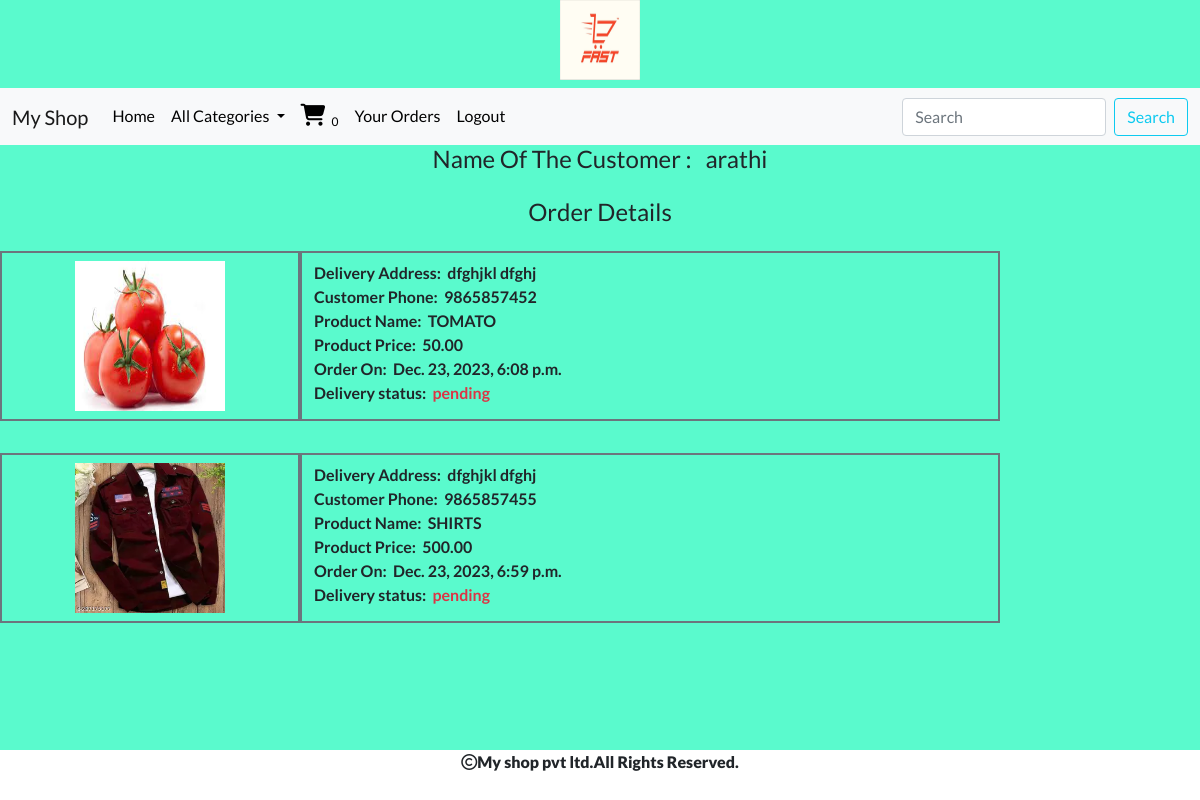
/cart/orderview/ (signed in), run on the app's committed database.
### cart/models.py (models this page shows, shortened)
class order(models.Model):
    product=models.ForeignKey(Product,on_delete=models.CASCADE)
    user=models.ForeignKey(User,on_delete=models.CASCADE)
    no_of_items=models.IntegerField()
    address=models.TextField()
    phone=models.CharField(max_length=30)
    order_status=models.CharField(max_length=10,default="pending")
    delivery_status=models.CharField(max_length=10,default="pending")
    date_ordered=models.DateTimeField(auto_now_add=True)

### shop/models.py (models this page shows, shortened)
class Product(models.Model):
    name = models.CharField(max_length=200)
    desc = models.TextField()
    images = models.ImageField(upload_to="shop/products", blank=True, null=True)
    price=models.DecimalField(max_digits=10,decimal_places=2)
    category=models.ForeignKey(Category,on_delete=models.CASCADE)
    stock=models.IntegerField()
    available=models.BooleanField(default=True)
    created=models.DateTimeField(auto_now_add=True)
    updated=models.DateTimeField(auto_now=True)

### cart/views.py (the view)
# urls.py: path('orderview/',views.orderview,name="orderview"),
def orderview(request):
    u=request.user
    o=order.objects.filter(user=u)
    return render(request,'orderview.html',{'o':o})

### cart/context_processors.py (called while the page is built)
def product_count(request):
    item_count=0
    if request.user.is_authenticated:
        u=request.user
        try:
            cart=cartmodel.objects.filter(user=u)
            for i in cart:
                item_count=item_count+i.quantity
        except:
            item_count=0
    return {'count':item_count}

### shop/context_processors.py (called while the page is built)
def menu_links(request):
    c=Category.objects.all()
    return {'links':c}

### templates/orderview.html
{% extends 'base.html' %}
{% load static %}
{% block content %}
<h4 class="text-center"> Name Of The Customer : &nbsp;&nbsp;{{user.username}}</h4>
<div class="container-fluid mt-4" >
    <div class="row">
        <h4 class="text-center">Order Details</h4>
        {% for i in o %}
<div class="col-sm-3 my-3 py-2 border border-2 border-secondary">
  <center><img src="{{i.product.images.url}}"height="150px" width="150px"></center></div>
  <div class="col-sm-7 my-3 me-5 py-2 border border-2 border-secondary">
    <b>Delivery Address:&nbsp;&nbsp;{{i.address}}</b><br>
      <b>Customer Phone:&nbsp;&nbsp;{{i.phone}}</b><br>
    <b>Product Name:&nbsp;&nbsp;{{i.product.name}}</b><br>
      <b>Product Price:&nbsp;&nbsp;{{i.product.price}}</b><br>
      <b>Order On:&nbsp;&nbsp;{{i.date_ordered}}</b><br>
      <b>Delivery status:&nbsp;&nbsp;<span class="text-danger">{{i.delivery_status}}</span></b>
  </div>
        {% endfor %}
 </div>
    </div>
{% endblock %}

### templates/base.html (shortened to what this page needs)
<!DOCTYPE html>
{% load static %}
<html lang="en">
<head>
    <link href="https://cdn.jsdelivr.net/npm/bootstrap@5.0.2/dist/css/bootstrap.min.css" rel="stylesheet">
    <link rel="stylesheet" href="{% static 'css/style1.css' %}">
    <link rel="stylesheet" href="https://cdnjs.cloudflare.com/ajax/libs/font-awesome/6.5.1/css/all.min.css" />
</head>
<body>
<header>
    <center><img src="{% static 'images/logo.webp' %}" height="80px" width="80px" class="mb-2"></center>
    <nav class="navbar navbar-expand-lg navbar-light bg-light">
  <div class="container-fluid">
    <a class="navbar-brand" href="#">My Shop</a>
    <div class="collapse navbar-collapse" id="navbarSupportedContent">
      <ul class="navbar-nav me-auto mb-2 mb-lg-0">
        <li class="nav-item">
          <a class="nav-link" aria-current="page" href="{% url 'shop:category' %}">Home</a>
        </li>
        <li class="nav-item dropdown">
          <a class="nav-link dropdown-toggle" href="#" id="navbarDropdown" role="button" data-bs-toggle="dropdown" aria-expanded="false">
            All Categories
          </a>
 {% if user.is_authenticated %}
          {% if user.is_superuser == False %}
             <li class="nav-item">
          <a class="nav-link" aria-current="page" href="{% url 'cart:cartview' %}"><i class="fa-solid fa-cart-shopping" style="font-size:22px;"></i>&nbsp;&nbsp;<sub>{{count}}</sub></a>
        </li>
        <li class="nav-item">
          <a class="nav-link" aria-current="page" href="{% url 'cart:orderview' %}">Your Orders</a>
        </li>
          {% endif %}
              <li class="nav-item">
          <a class="nav-link" aria-current="page" href="{% url 'shop:logout' %}">Logout</a>
        </li>
{% endif %}
        </li>
      </ul>
      <form class="d-flex" method="POST" action="{% url 'search:search' %}">
        <input class="form-control me-2" type="search" placeholder="Search" name="q" aria-label="Search">
        <button class="btn btn-outline-info" type="submit">Search</button>
      </form>
    </div>
  </div>
</nav>
</header>
{% block content %}
{% endblock %}
<footer>
<div class="footer">
    <center><b><p><i class="fa-regular fa-copyright"></i>My shop pvt ltd.All Rights Reserved.</p></b></center>
</div>
</footer>
</body>
</html>

### static/css/style1.css (style rules this page uses)
body { background-color:#5afacd; font-family: 'Lato', sans-serif; }
.navbar-light .navbar-nav .nav-link { color: black; }
.footer { text-align:center; font-weight:bold; height:50px; width:100%; background-color:white; position:fixed; bottom:0; right:0; }

### data on the page
order: product.images (picture), address "dfghjkl dfghj", phone "9865857452", product.name "TOMATO", product.price "50.00", date_ordered "Dec. 23, 2023, 6:08 p.m.", delivery_status "pending"
order: product.images (picture), address "dfghjkl dfghj", phone "9865857455", product.name "SHIRTS", product.price "500.00", date_ordered "Dec. 23, 2023, 6:59 p.m.", delivery_status "pending"

### other printed values
{{ count }} "0"
{{ user.username }} "arathi"
